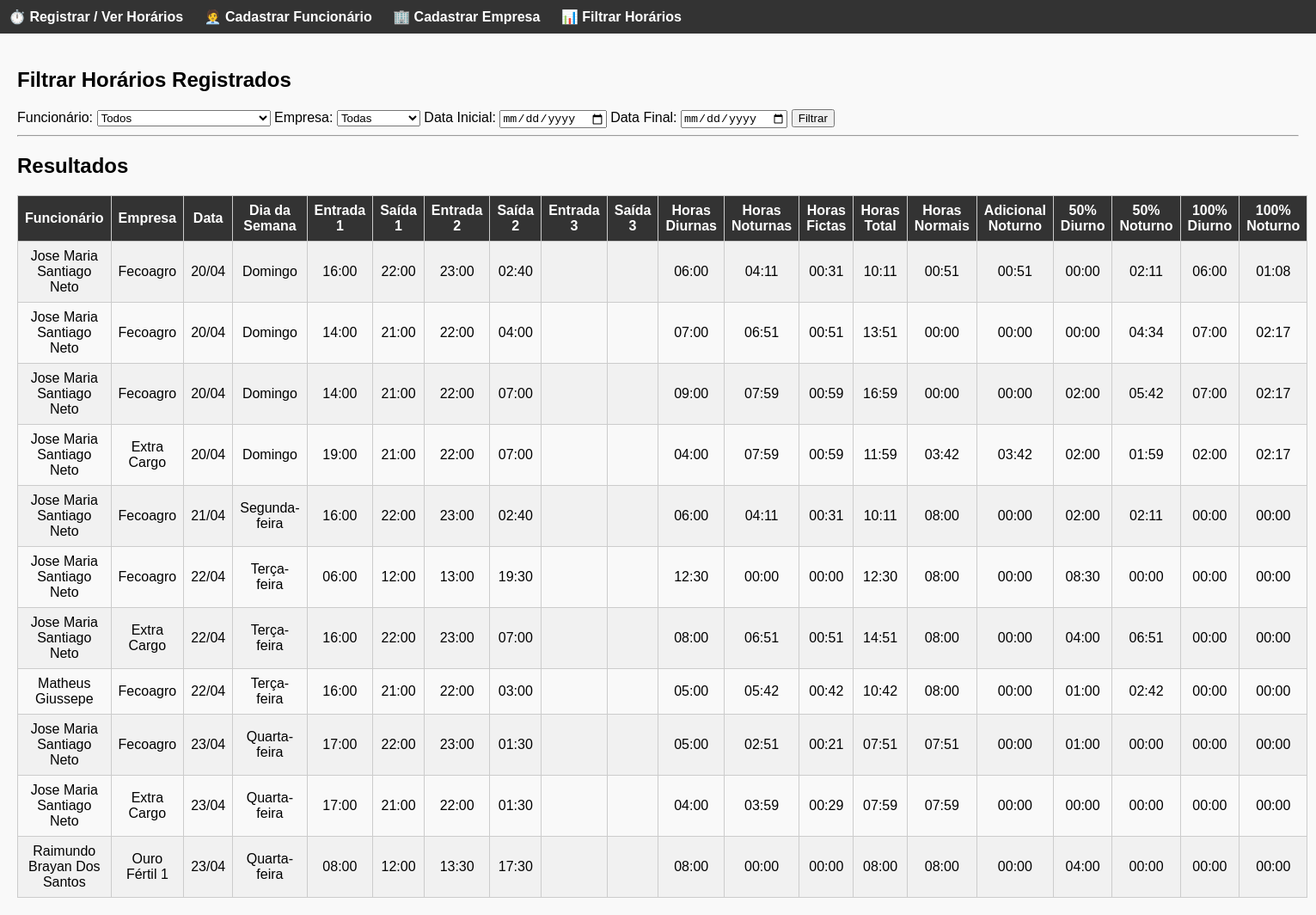
/lista-registros, run on an earlier commit of the app's database.
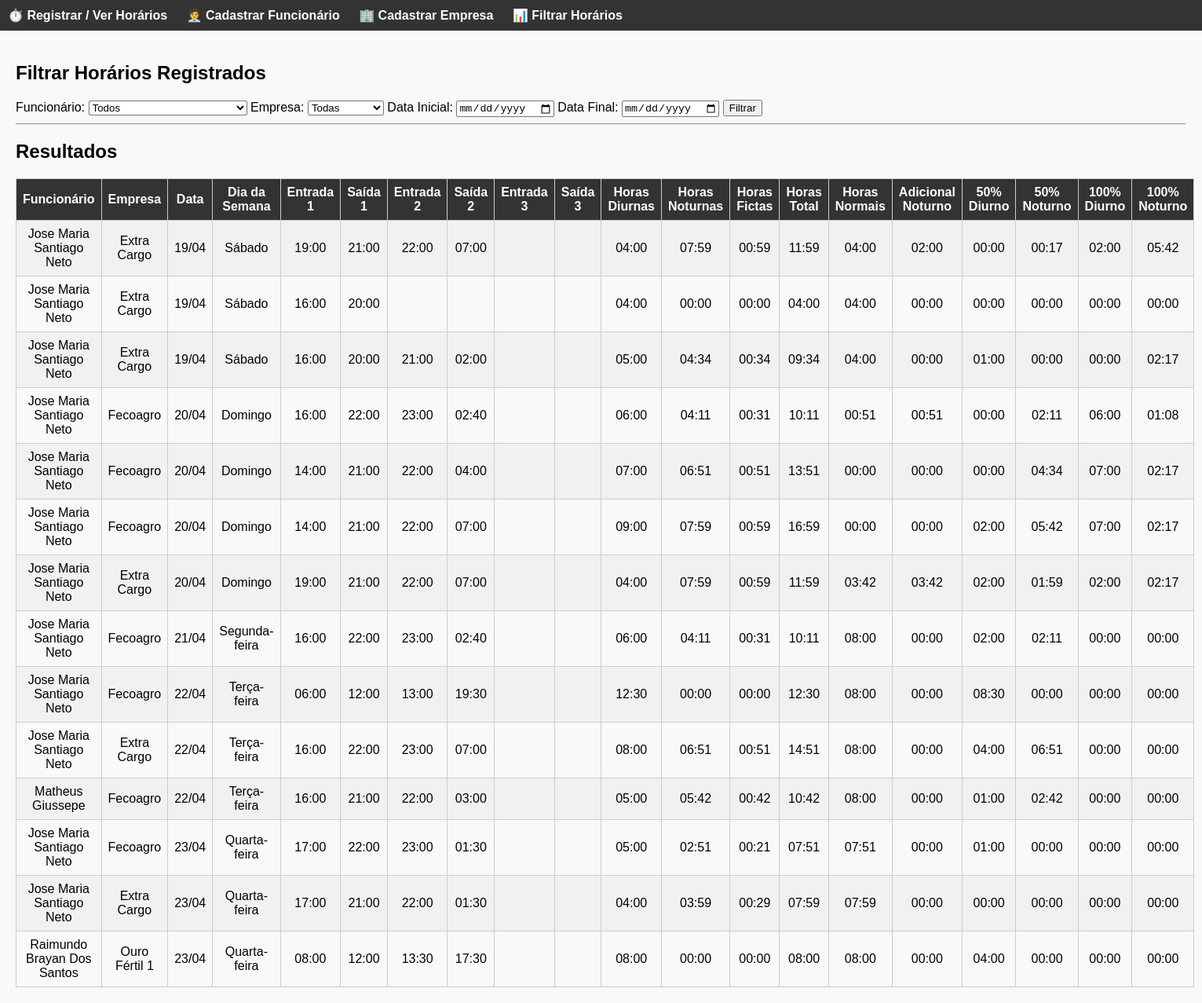
And on a later commit of the database.
### models.py (models this page shows)
class Ponto(db.Model):
    id = db.Column(db.Integer, primary_key=True)
    funcionario_id = db.Column(db.Integer, db.ForeignKey('funcionario.id'), nullable=False)
    empresa_id = db.Column(db.Integer, db.ForeignKey('empresa.id'), nullable=False)
    data = db.Column(db.String(10), nullable=False)
    entrada1 = db.Column(db.String(5))
    saida1 = db.Column(db.String(5))
    entrada2 = db.Column(db.String(5))
    saida2 = db.Column(db.String(5))
    entrada3 = db.Column(db.String(5))
    saida3 = db.Column(db.String(5))
    funcionario = db.relationship('Funcionario', backref=db.backref('pontos', lazy=True))
    empresa = db.relationship('Empresa', backref=db.backref('pontos', lazy=True))

class Funcionario(db.Model):
    id = db.Column(db.Integer, primary_key=True)
    nome = db.Column(db.String(100), nullable=False)

class Empresa(db.Model):
    id = db.Column(db.Integer, primary_key=True)
    nome = db.Column(db.String(100), nullable=False)
    vale_alimentacao = db.Column(db.Float, nullable=False)

### app.py (the view, shortened to what this page needs)
@app.route("/lista-registros", methods=["GET"])
def lista_registros():
    funcionarios = Funcionario.query.order_by(Funcionario.nome.asc()).all()
    empresas = Empresa.query.order_by(Empresa.nome.asc()).all()
    query = Ponto.query
    funcionario_id = request.args.get("funcionario_id")
    empresa_id = request.args.get("empresa_id")
    data_ini = request.args.get("data_ini")
    data_fim = request.args.get("data_fim")
    if funcionario_id:
        query = query.filter_by(funcionario_id=funcionario_id)
    if empresa_id:
        query = query.filter_by(empresa_id=empresa_id)
    if data_ini:
        query = query.filter(Ponto.data >= data_ini)
    if data_fim:
        query = query.filter(Ponto.data <= data_fim)
    pontos = query.order_by(Ponto.data.asc()).all()
    INIDIA = time(5, 0)
    FIMDIA = time(22, 0)
    ININOT = time(22, 0)
    FIMNOT = time(5, 0)
    def to_time(valor):
        if isinstance(valor, str):
            return datetime.strptime(valor, "%H:%M").time()
        return valor
    for ponto in pontos:
        if isinstance(ponto.data, str):
            ponto.data_obj = datetime.strptime(ponto.data, "%Y-%m-%d")
        else:
            ponto.data_obj = ponto.data
        ponto.horas_diurnas = timedelta()
        ponto.horas_diurnas_reais = timedelta()
        ponto.horas_noturnas_reais = timedelta()
        ponto.horas_noturnas = timedelta()
        ponto.horas_adicional = timedelta()
        ponto.horas_adicional_ficta = timedelta()
        ponto.horas_fictas = timedelta()
        ponto.horas_total = timedelta()
        ponto.extra_50_diurno = timedelta()
        ponto.extra_50_noturno_reais = timedelta()
        ponto.extra_100_diurno = timedelta()
        ponto.extra_100_noturno = timedelta()
        ponto.horas_normais = timedelta(hours=8)
        if ponto.data_obj.weekday() > 4 or ponto.data_obj.weekday() < 6:
           ponto.horas_normais = timedelta(hours=4)
        turnos = [(ponto.entrada1, ponto.saida1), (ponto.entrada2, ponto.saida2), (ponto.entrada3, ponto.saida3)]
        minutos_marcados = []
        for entrada, saida in turnos:
            if entrada and saida:
                entrada = to_time(entrada)
                saida = to_time(saida)
                entrada_dt = datetime.combine(ponto.data_obj, entrada)
                saida_dt = datetime.combine(ponto.data_obj, saida)
                if saida < entrada:
                    saida_dt += timedelta(days=1)
                atual = entrada_dt
                while atual < saida_dt:
                    minutos_marcados.append(atual)
                    atual += timedelta(minutes=1)
        for minuto in minutos_marcados:
            hora = minuto.time()
            tipo = "diurna"
            if hora >= ININOT or hora < FIMNOT:
                tipo = "noturna"
            if minuto.weekday() == 6:
                if tipo == "diurna":
                    ponto.extra_100_diurno += timedelta(minutes=1)
                    ponto.horas_diurnas_reais += timedelta(minutes=1)
                else:
                    ponto.extra_100_noturno += timedelta(minutes=1)
                    ponto.horas_noturnas_reais += timedelta(minutes=1)
                continue
            if ponto.horas_normais > timedelta():
                ponto.horas_normais -= timedelta(minutes=1)
                if tipo == "diurna":
                    ponto.horas_diurnas += timedelta(minutes=1)
                    ponto.horas_diurnas_reais += timedelta(minutes=1)
                else:
                    ponto.horas_noturnas_reais += timedelta(minutes=1)
                    ponto.horas_adicional += timedelta(minutes=1)
            else:
                if tipo == "diurna":
                    ponto.extra_50_diurno += timedelta(minutes=1)
                    ponto.horas_diurnas_reais += timedelta(minutes=1)
                else:
                    ponto.extra_50_noturno_reais += timedelta(minutes=1)
                    ponto.horas_noturnas_reais += timedelta(minutes=1)
        ponto.horas_fictas = ponto.horas_noturnas_reais * 0.142857 # 03:40 * 0.14 = 00:31
        ponto.horas_adicional_ficta = ponto.horas_adicional * 0.142857 # 02:00 * 0.14 = 00:17
        ponto.horas_noturnas = ponto.horas_noturnas_reais + ponto.horas_fictas
        ponto.horas_normais = timedelta(hours=8)
        if ponto.data_obj.weekday() > 4 or ponto.data_obj.weekday() < 6:
           ponto.horas_normais = timedelta(hours=4)
        ponto.extra_100_noturno = ponto.extra_100_noturno * 1.142857
        ponto.horas_total = ponto.horas_diurnas_reais + ponto.horas_noturnas
        carga_horaria_diaria = timedelta(hours=8) if ponto.data_obj.weekday() < 5 or ponto.data_obj.weekday() > 5 else timedelta(hours=4)
        jornada_total = ponto.horas_diurnas_reais + ponto.horas_noturnas_reais + ponto.horas_fictas
        extra_total = max(timedelta(), jornada_total - carga_horaria_diaria)
        horas_normais_noturnas_total = max(timedelta(), ponto.horas_noturnas - extra_total)
        ponto.adicional_noturno = horas_normais_noturnas_total
        ponto.extra_50_noturno = ponto.horas_noturnas - ponto.adicional_noturno
        if jornada_total < carga_horaria_diaria:
            ponto.horas_normais = jornada_total
        else:
            ponto.horas_normais = carga_horaria_diaria
        if ponto.data_obj.weekday() == 6 and minuto.date() > ponto.data_obj.date():
            jornada_total = ponto.extra_100_diurno + ponto.extra_100_noturno
            if jornada_total > timedelta(hours=8):
                ponto.extra_50_noturno = (ponto.horas_adicional + ponto.extra_50_noturno_reais ) * 1.142857
                ponto.horas_adicional = timedelta()
                ponto.horas_normais = timedelta()
            else:
                ponto.horas_normais = timedelta(hours=8) - jornada_total
                if ponto.horas_adicional > ponto.horas_normais:
                    hora_adicional = ponto.horas_adicional
                    ponto.horas_adicional = ponto.horas_normais
                    ponto.extra_50_noturno = (hora_adicional - ponto.horas_adicional) * 1.142857 + (ponto.horas_adicional * 0.142857)
                    if ponto.extra_50_noturno_reais > timedelta(minutes=0):
                        ponto.extra_50_noturno = ponto.extra_50_noturno + (ponto.extra_50_noturno_reais * 1.142857)
        if ponto.data_obj.weekday() == 5 and minuto.date() > ponto.data_obj.date():
            ponto.extra_50_noturno = ponto.horas_adicional * 0.142857
    return render_template("lista_registros.html", pontos=pontos, funcionarios=funcionarios, empresas=empresas, teste=ponto.extra_50_noturno_reais)

### app.py (called while the page is built)
@app.template_filter('horario_formatado')
def horario_formatado(value):
    if not value:
        return "00:00"
    total_minutes = int(value.total_seconds() // 60)
    horas = total_minutes // 60
    minutos = total_minutes % 60
    return f"{horas:02d}:{minutos:02d}"

@app.template_filter('formatar_dia_semana')
def formatar_dia_semana(data):
    return format_datetime(data, "EEEE", locale='pt_BR').capitalize()

### templates/lista_registros.html (shortened to what this page needs)
{% extends "base.html" %}
{% block content %}
<h2>Filtrar Horários Registrados</h2>
<form method="GET">
    <label>Funcionário:</label>
    <select name="funcionario_id">
        <option value="">Todos</option>
    </select>
    <label>Empresa:</label>
    <select name="empresa_id">
        <option value="">Todas</option>
    </select>
    <label>Data Inicial:</label>
    <input type="date" name="data_ini">
    <label>Data Final:</label>
    <input type="date" name="data_fim">
    <button type="submit">Filtrar</button>
</form>
<hr>
<h2>Resultados</h2>
<table>
    <tr>
        <th>Funcionário</th>
        <th>Empresa</th>
        <th>Data</th>
        <th>Dia da Semana</th>
        <th>Entrada 1</th><th>Saída 1</th>
        <th>Entrada 2</th><th>Saída 2</th>
        <th>Entrada 3</th><th>Saída 3</th>
        <th>Horas Diurnas</th>
        <th>Horas Noturnas</th>
        <th>Horas Fictas</th>
        <th>Horas Total</th>
        <th>Horas Normais</th>
        <th>Adicional Noturno</th>
        <th>50% Diurno</th>
        <th>50% Noturno</th>
        <th>100% Diurno</th>
        <th>100% Noturno</th>
    </tr>
    {% for p in pontos %}
    <tr>
        <td>{{ p.funcionario.nome }}</td>
        <td>{{ p.empresa.nome }}</td>
        <td>{{ p.data_obj.strftime('%d/%m') }}</td>
        <td>{{ p.data_obj | formatar_dia_semana }}</td>
        <td>{{ p.entrada1 or '' }}</td><td>{{ p.saida1 or '' }}</td>
        <td>{{ p.entrada2 or '' }}</td><td>{{ p.saida2 or '' }}</td>
        <td>{{ p.entrada3 or '' }}</td><td>{{ p.saida3 or '' }}</td>
        <td>{{ p.horas_diurnas_reais|horario_formatado }}</td>
        <td>{{ p.horas_noturnas|horario_formatado }}</td>
        <td>{{ p.horas_fictas|horario_formatado }}</td>
        <td>{{ p.horas_total|horario_formatado }}</td>
        <td>{{ p.horas_normais|horario_formatado }}</td>
        <td>{{ p.horas_adicional|horario_formatado }}</td>
        <td>{{ p.extra_50_diurno|horario_formatado }}</td>
        <td>{{ p.extra_50_noturno|horario_formatado }}</td>
        <td>{{ p.extra_100_diurno|horario_formatado }}</td>
        <td>{{ p.extra_100_noturno|horario_formatado }}</td>
    </tr>
    {% endfor %}
</table>
{% endblock %}

### templates/base.html (shortened to what this page needs)
<!DOCTYPE html>
<html lang="pt-BR">
<head>
</head>
<body>
    <nav>
        <a href="{{ url_for('registro') }}">⏱️ Registrar / Ver Horários</a>
        <a href="{{ url_for('cadastro_funcionario') }}">🧑‍💼 Cadastrar Funcionário</a>
        <a href="{{ url_for('cadastro_empresa') }}">🏢 Cadastrar Empresa</a>
        <a href="{{ url_for('lista_registros') }}">📊 Filtrar Horários</a>
    </nav>
    <div class="container">
        {% block content %}{% endblock %}
    </div>
</body>
</html>

### templates/base.html (style rules this page uses)
body { font-family: Arial, sans-serif; margin: 0; padding: 0; background: #f9f9f9; }
nav { background: #333; padding: 10px; }
nav a { color: white; text-decoration: none; margin-right: 20px; font-weight: bold; }
.container { padding: 20px; }
table { width: 100%; border-collapse: collapse; margin-top: 20px; }
th, td { border: 1px solid #ccc; padding: 8px; text-align: center; }
th { background: #333; color: #fff; }
tr:nth-child(even) { background: #f1f1f1; }

What changed in the data, as far as the page shows it:
added Ponto: funcionario.nome "Jose Maria Santiago Neto", empresa.nome "Extra Cargo", data_obj "19/04", data_obj "Sábado", entrada1 "19:00", saida1 "21:00", entrada2 "22:00", saida2 "07:00", horas_diurnas_reais|horario_formatado "04:00", horas_noturnas|horario_formatado "07:59", horas_fictas|horario_formatado "00:59", horas_total|horario_formatado "11:59", horas_normais|horario_formatado "04:00", horas_adicional|horario_formatado "02:00", extra_50_diurno|horario_formatado "00:00", extra_50_noturno|horario_formatado "00:17", extra_100_diurno|horario_formatado "02:00", extra_100_noturno|horario_formatado "05:42"
added Ponto: funcionario.nome "Jose Maria Santiago Neto", empresa.nome "Extra Cargo", data_obj "19/04", data_obj "Sábado", entrada1 "16:00", saida1 "20:00", horas_diurnas_reais|horario_formatado "04:00", horas_noturnas|horario_formatado "00:00", horas_fictas|horario_formatado "00:00", horas_total|horario_formatado "04:00", horas_normais|horario_formatado "04:00", horas_adicional|horario_formatado "00:00", extra_50_diurno|horario_formatado "00:00", extra_50_noturno|horario_formatado "00:00", extra_100_diurno|horario_formatado "00:00", extra_100_noturno|horario_formatado "00:00"
added Ponto: funcionario.nome "Jose Maria Santiago Neto", empresa.nome "Extra Cargo", data_obj "19/04", data_obj "Sábado", entrada1 "16:00", saida1 "20:00", entrada2 "21:00", saida2 "02:00", horas_diurnas_reais|horario_formatado "05:00", horas_noturnas|horario_formatado "04:34", horas_fictas|horario_formatado "00:34", horas_total|horario_formatado "09:34", horas_normais|horario_formatado "04:00", horas_adicional|horario_formatado "00:00", extra_50_diurno|horario_formatado "01:00", extra_50_noturno|horario_formatado "00:00", extra_100_diurno|horario_formatado "00:00", extra_100_noturno|horario_formatado "02:17"
